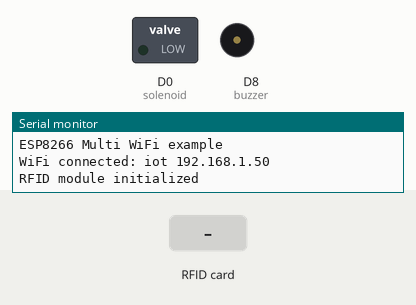
Recording of a sketch running on a simulated ESP8266 (NodeMCU). On the bench: switched loads named in the sketch (green lamp = pin HIGH), buzzer (waves = sounding, pin HIGH), the last lines printed to the serial monitor. Inputs (shaded band) come from the test bench. WiFi joins after 1.5 s; servers stay silent unless stated; uploads are accepted with an empty reply.

Above: at 2.7 s.
2.8 s: RFID card 99 20 32 71 44 held to the reader
At 3.6 s:
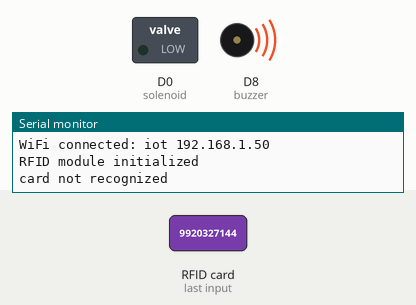
Timing chart, 0 to 5.8 s (numbered marks = the images above; inputs shaded):
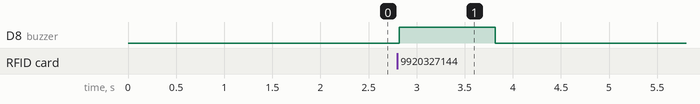

Measured:
- after the input at 2.8 s, D8 (buzzer): LOW → HIGH at once, → LOW 1.0 s later

The sketch:

RFID_With_Datalogging.ino
```cpp
// Install all Libraries Mentioned here
#include <SPI.h>
#include <MFRC522.h>
#include <Arduino.h>
#include <ESP8266WiFi.h>
#include <ESP8266WiFiMulti.h>
#include <ESP8266HTTPClient.h>
#include <WiFiClient.h>
#include <WiFiClientSecureBearSSL.h>

ESP8266WiFiMulti wifiMulti;
const uint32_t connectTimeoutMs = 5000;
const uint8_t fingerprint[20] = {0x5D, 0x3A, 0xD9, 0x47, 0x14, 0xB0, 0x78, 0x30, 0xA1, 0xBF, 0xB4, 0x45, 0xF6, 0xF5, 0x81, 0xAD, 0x0A, 0xC7, 0x76, 0x89};//Replace with your Fingerprint
String data2;
char data;
const String data1 = "https://script.google.com/macros/s/AKfycbzmyNCrtxgSsKWdLLtfY_7eYb1ZZrD0n7K5sf1BM5hxksNiVRTJnSBjYzBgAhVCMguI/exec?name=";
int solenoid = D0;
int buzzer = D8;
const int RST_PIN = D3;
const int SS_PIN = D4;
String storedtag1 = "67163111148";// it Changes According  tags
String storedtag2 = "9920327144";
MFRC522 rfid(SS_PIN, RST_PIN);
MFRC522::MIFARE_Key key;
String tag, dataRFID = "";

void setup() {
  //Setup the wifi Connection
  WiFi.persistent(false);
  Serial.begin(115200);
  Serial.println("\nESP8266 Multi WiFi example");
  WiFi.mode(WIFI_STA);
  wifiMulti.addAP("iot", "project1234");// Replace with Your SSID and Password

  if (wifiMulti.run(connectTimeoutMs) == WL_CONNECTED) {
    Serial.print("WiFi connected: ");
    Serial.print(WiFi.SSID());
    Serial.print(" ");
    Serial.println(WiFi.localIP());
  } else {
    Serial.println("WiFi not connected!");
  }

  pinMode(solenoid, OUTPUT);
  digitalWrite(solenoid, HIGH);
  pinMode(buzzer, OUTPUT);
  digitalWrite(solenoid, LOW);
  SPI.begin();
  SPI.begin();
  rfid.PCD_Init();
  Serial.println("RFID module initialized");
}

void loop() {
  // Read data from Serial if available
  if (Serial.available()) {
    data = Serial.read();
  }

  // Check if a new RFID card is present
  if (!rfid.PICC_IsNewCardPresent()) {
    return;
  }

  // Read RFID card serial and process it
  if (rfid.PICC_ReadCardSerial()) {
    tag = "";

    // Concatenate UID bytes to form a string
    for (byte i = 0; i < 4; i++) {
      tag += rfid.uid.uidByte[i];
    }

    // Check if the RFID tag matches a stored tag
    if (tag == storedtag1) {
      dataRFID = "Ganesh_EC012";
      Serial.println("ganesh");
      digitalWrite(solenoid, LOW);
      delay(3500);
      digitalWrite(solenoid, HIGH);
    } else {
      Serial.println("card not recognized");
      dataRFID = "invalid_card";
      //when the Rfid dectects invalid card ,Buzzer will be on
      digitalWrite(buzzer, HIGH);
      delay(1000);
      digitalWrite(buzzer, LOW);
    }
   // Halt the card and stop crypto to save power
    rfid.PICC_HaltA();
    rfid.PCD_StopCrypto1();
  }

  // Check if WiFi is connected
  if ((wifiMulti.run() == WL_CONNECTED)) {
    // Set up a secure WiFi client with a fingerprint
    std::unique_ptr<BearSSL::WiFiClientSecure> client(new BearSSL::WiFiClientSecure);
    client->setFingerprint(fingerprint);

    // Prepare data for HTTP request
    data2 = data1 + dataRFID;
    Serial.println(data2);

    // Make an HTTPS request
    HTTPClient https;
    Serial.print(F("[HTTPS] begin...\n"));
    if (https.begin(*client, (String)data2)) {
      Serial.print(F("[HTTPS] GET...\n"));
      int httpCode = https.GET();
      if (httpCode > 0) {
        Serial.printf("[HTTPS] GET... code: %d\n", httpCode);
      } else {
        Serial.printf("[HTTPS] GET... failed, error: %s\n", https.errorToString(httpCode).c_str());
      }
      https.end();
    } else {
      Serial.printf("[HTTPS] Unable to connect\n");
    }
  }

  // Print RFID data and a message to Serial
  Serial.println(dataRFID);
  Serial.println("works!");
}
```
